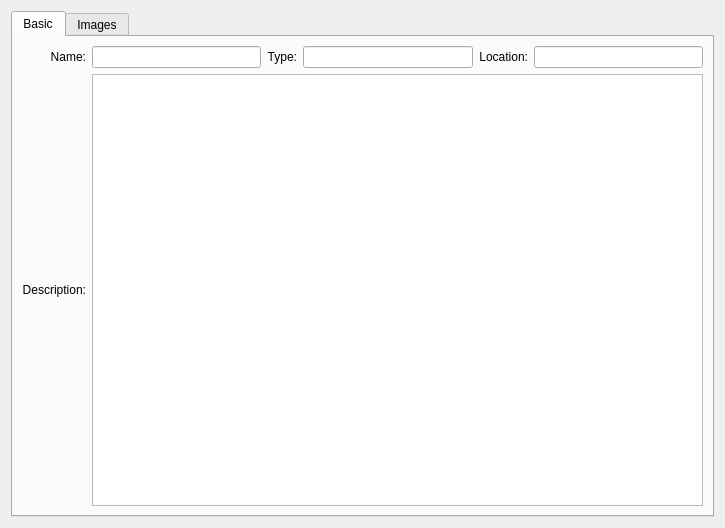
<?xml version="1.0" encoding="UTF-8"?>
<ui version="4.0">
 <class>cPlaceWindow</class>
 <widget class="QWidget" name="cPlaceWindow">
  <property name="geometry">
   <rect>
    <x>0</x>
    <y>0</y>
    <width>725</width>
    <height>528</height>
   </rect>
  </property>
  <property name="windowTitle">
   <string>Form</string>
  </property>
  <layout class="QGridLayout" name="gridLayout_2">
   <item row="0" column="0">
    <widget class="QTabWidget" name="m_lpTab">
     <property name="currentIndex">
      <number>0</number>
     </property>
     <widget class="QWidget" name="m_lpBasic">
      <attribute name="title">
       <string>Basic</string>
      </attribute>
      <layout class="QGridLayout" name="gridLayout_4">
       <item row="0" column="0">
        <layout class="QGridLayout" name="gridLayout" rowstretch="1,0">
         <item row="0" column="4">
          <widget class="QLabel" name="label_3">
           <property name="text">
            <string>Location:</string>
           </property>
           <property name="alignment">
            <set>Qt::AlignRight|Qt::AlignTrailing|Qt::AlignVCenter</set>
           </property>
          </widget>
         </item>
         <item row="0" column="2">
          <widget class="QLabel" name="label_4">
           <property name="text">
            <string>Type:</string>
           </property>
           <property name="alignment">
            <set>Qt::AlignRight|Qt::AlignTrailing|Qt::AlignVCenter</set>
           </property>
          </widget>
         </item>
         <item row="0" column="3">
          <widget class="cLineEdit" name="m_lpType"/>
         </item>
         <item row="1" column="0">
          <widget class="QLabel" name="label_2">
           <property name="text">
            <string>Description:</string>
           </property>
           <property name="alignment">
            <set>Qt::AlignRight|Qt::AlignTrailing|Qt::AlignVCenter</set>
           </property>
          </widget>
         </item>
         <item row="0" column="1">
          <widget class="cLineEdit" name="m_lpName"/>
         </item>
         <item row="0" column="0">
          <widget class="QLabel" name="label">
           <property name="text">
            <string>Name:</string>
           </property>
           <property name="alignment">
            <set>Qt::AlignRight|Qt::AlignTrailing|Qt::AlignVCenter</set>
           </property>
          </widget>
         </item>
         <item row="0" column="5">
          <widget class="cLineEdit" name="m_lpLocation"/>
         </item>
         <item row="1" column="1" colspan="5">
          <widget class="cTextEdit" name="m_lpDescription"/>
         </item>
        </layout>
       </item>
      </layout>
     </widget>
     <widget class="QWidget" name="m_lpImages">
      <attribute name="title">
       <string>Images</string>
      </attribute>
      <layout class="QGridLayout" name="gridLayout_5">
       <item row="0" column="0">
        <widget class="QScrollArea" name="m_lpScrollArea">
         <property name="widgetResizable">
          <bool>true</bool>
         </property>
         <widget class="QWidget" name="scrollAreaWidgetContents">
          <property name="geometry">
           <rect>
            <x>0</x>
            <y>0</y>
            <width>681</width>
            <height>464</height>
           </rect>
          </property>
          <layout class="QGridLayout" name="gridLayout_6">
           <item row="0" column="0">
            <layout class="QVBoxLayout" name="m_lpLayout"/>
           </item>
           <item row="0" column="1">
            <spacer name="horizontalSpacer">
             <property name="orientation">
              <enum>Qt::Horizontal</enum>
             </property>
             <property name="sizeHint" stdset="0">
              <size>
               <width>40</width>
               <height>20</height>
              </size>
             </property>
            </spacer>
           </item>
          </layout>
         </widget>
        </widget>
       </item>
      </layout>
     </widget>
    </widget>
   </item>
  </layout>
 </widget>
 <customwidgets>
  <customwidget>
   <class>cTextEdit</class>
   <extends>QTextEdit</extends>
   <header>ctextedit.h</header>
  </customwidget>
  <customwidget>
   <class>cLineEdit</class>
   <extends>QLineEdit</extends>
   <header>clineedit.h</header>
  </customwidget>
 </customwidgets>
 <tabstops>
  <tabstop>m_lpName</tabstop>
  <tabstop>m_lpType</tabstop>
  <tabstop>m_lpLocation</tabstop>
  <tabstop>m_lpDescription</tabstop>
  <tabstop>m_lpTab</tabstop>
  <tabstop>m_lpScrollArea</tabstop>
 </tabstops>
 <resources/>
 <connections/>
</ui>
